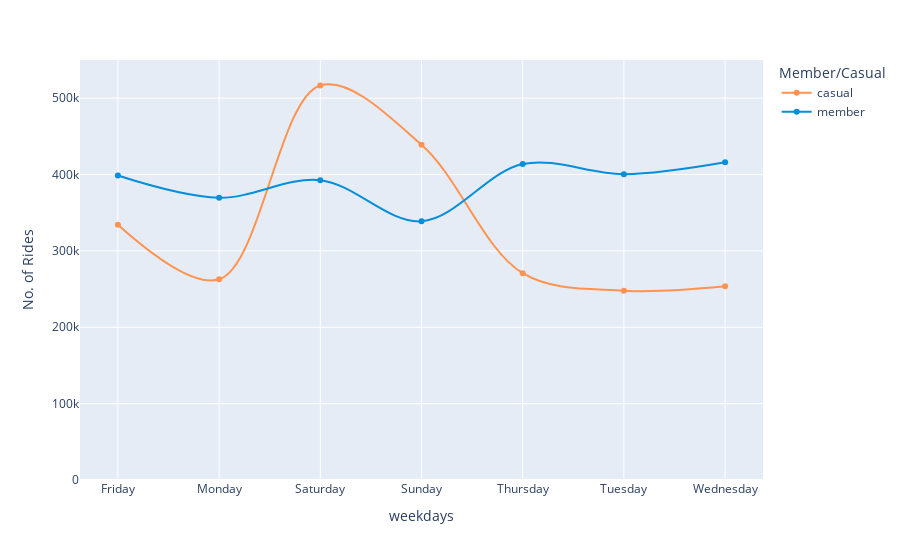

Notebook cell for this chart:
### Code cell
figure_3 = df.groupby(['day_of_week', 'member_casual'], 
                      as_index=False).count()

px.line(figure_3, x = 'day_of_week', y = 'ride_id', 
       range_y = [0,550000], 
       color = 'member_casual', 
       line_shape = 'spline', 
       markers=True, 
       labels = {'ride_id' : 'No. of Rides', 'day_of_week' : 'weekdays', 'member_casual' : 'Member/Casual'}, 
       hover_name = 'member_casual', 
       hover_data = {'member_casual' : False, 
                     'month' : False, 
                     'ride_id' : True}, 
       color_discrete_map = {'casual' : '#FF934F', 
                             'member' : '#058ED9'})

### Figure 1 — Plotly figure (JSON) as saved in the notebook; plotly's stock layout.template omitted (floating-point values rounded to 4 significant figures)
{"data": [{"customdata": [["casual", 334363], ["casual", 262801], ["casual", 516709], ["casual", 438983], ["casual", 270844], ["casual", 247964], ["casual", 253591]], "hovertemplate": "<b>%{hovertext}</b><br><br>weekdays=%{x}<br>No. of Rides=%{y}<extra></extra>", "hovertext": ["casual", "casual", "casual", "casual", "casual", "casual", "casual"], "legendgroup": "casual", "line": {"color": "#FF934F", "dash": "solid", "shape": "spline"}, "marker": {"symbol": "circle"}, "mode": "lines+markers", "name": "casual", "orientation": "v", "showlegend": true, "type": "scatter", "x": ["Friday", "Monday", "Saturday", "Sunday", "Thursday", "Tuesday", "Wednesday"], "xaxis": "x", "y": [334363, 262801, 516709, 438983, 270844, 247964, 253591], "yaxis": "y"}, {"customdata": [["member", 398689], ["member", 369604], ["member", 392655], ["member", 338729], ["member", 413808], ["member", 400504], ["member", 416172]], "hovertemplate": "<b>%{hovertext}</b><br><br>weekdays=%{x}<br>No. of Rides=%{y}<extra></extra>", "hovertext": ["member", "member", "member", "member", "member", "member", "member"], "legendgroup": "member", "line": {"color": "#058ED9", "dash": "solid", "shape": "spline"}, "marker": {"symbol": "circle"}, "mode": "lines+markers", "name": "member", "orientation": "v", "showlegend": true, "type": "scatter", "x": ["Friday", "Monday", "Saturday", "Sunday", "Thursday", "Tuesday", "Wednesday"], "xaxis": "x", "y": [398689, 369604, 392655, 338729, 413808, 400504, 416172], "yaxis": "y"}], "layout": {"legend": {"title": {"text": "Member/Casual"}, "tracegroupgap": 0}, "margin": {"t": 60}, "xaxis": {"anchor": "y", "domain": [0, 1], "title": {"text": "weekdays"}}, "yaxis": {"anchor": "x", "domain": [0, 1], "range": [0, 550000], "title": {"text": "No. of Rides"}}}}
